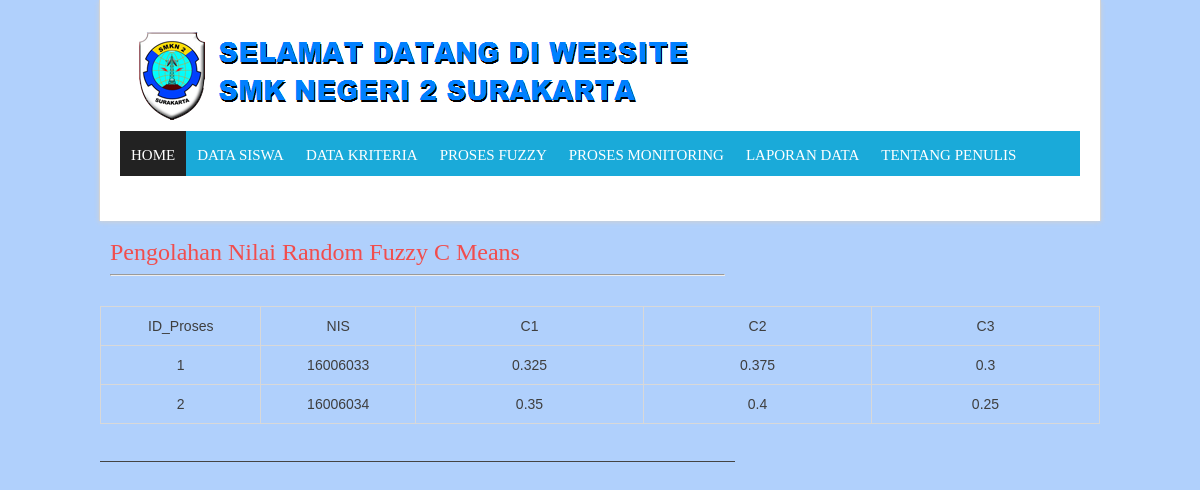
The page /master/pfuzzy.php on the database its author committed.
### tables this page shows
CREATE TABLE IF NOT EXISTS `tbtesting` (
  `idtesting` int(10) NOT NULL AUTO_INCREMENT,
  `nis` varchar(30) DEFAULT NULL,
  `nama` varchar(30) NOT NULL,
  `absensi` float DEFAULT NULL,
  `tugas` float DEFAULT NULL,
  PRIMARY KEY (`idtesting`) USING BTREE
);

### master/pfuzzy.php (the view, shortened to what this page needs)
<!DOCTYPE html>
<html lang="en-US" class=" js rgba boxshadow csstransitions webkit chrome win js" style=""><head><meta http-equiv="Content-Type" content="text/html; charset=UTF-8">
<link href="./SMK Negeri 2 Surakarta_files/css" rel="stylesheet" type="text/css" media="all">
<link href="./SMK Negeri 2 Surakarta_files/css(1)" rel="stylesheet" type="text/css" media="all">
<link href="./SMK Negeri 2 Surakarta_files/css(1)" rel="stylesheet" type="text/css" media="all">
	<link rel="stylesheet" id="wp-block-library-css" href="./SMK Negeri 2 Surakarta_files/style.min.css" type="text/css" media="all">
<link rel="stylesheet" id="bbp-default-css" href="./SMK Negeri 2 Surakarta_files/bbpress.min.css" type="text/css" media="all">
<link rel="stylesheet" id="cwp-css-css" href="./SMK Negeri 2 Surakarta_files/cwp-poll.css" type="text/css" media="all">
<link rel="stylesheet" id="cwp-jqui-css" href="./SMK Negeri 2 Surakarta_files/jquery-ui.css" type="text/css" media="all">
<link rel="stylesheet" id="contact-form-7-css" href="./SMK Negeri 2 Surakarta_files/styles.css" type="text/css" media="all">
<link rel="stylesheet" id="my-style-css" href="./SMK Negeri 2 Surakarta_files/style.css" type="text/css" media="all">
<link rel="stylesheet" id="prettyPhoto-css" href="./SMK Negeri 2 Surakarta_files/prettyPhoto.css" type="text/css" media="all">
<link rel="stylesheet" id="shortcodes-css" href="./SMK Negeri 2 Surakarta_files/shortcodes.css" type="text/css" media="all">
<link rel="stylesheet" id="tipTip-css" href="./SMK Negeri 2 Surakarta_files/tipTip.css" type="text/css" media="all">
<link rel="stylesheet" id="carousel-css" href="./SMK Negeri 2 Surakarta_files/carousel.css" type="text/css" media="all">
<link rel="stylesheet" id="iview-css" href="./SMK Negeri 2 Surakarta_files/iview.css" type="text/css" media="all">
<link rel="stylesheet" id="royalslider-css" href="./SMK Negeri 2 Surakarta_files/royalslider.css" type="text/css" media="all">
<link rel="stylesheet" id="responsive-css" href="./SMK Negeri 2 Surakarta_files/responsive.css" type="text/css" media="all">
<link rel="stylesheet" href="./SMK Negeri 2 Surakarta_files/wp-page-numbers.css" type="text/css" media="screen">
</head>
<body class="home page-template page-template-home page-template-home-php page page-id-18 custom-background">
<div id="all_content">
<div id="all_content_fixed">
<div id="header">
<div class="inner">
	<div id="title_box">
	    <a href="https://smkn2solo.sch.id/">
		    		    <img src="./SMK Negeri 2 Surakarta_files/logo-Web-SMKN-2-Surakarta2.png" alt="Logo" id="logo" style="opacity: 1;">
	    </a>
    </div>
</div>
</div>
<div id="menu_box">
 <div id="mainMenu" class="ddsmoothmenu"><ul id="menu-main-menu" class="menu"><li id="menu-item-1187" class="menu-item menu-item-type-post_type menu-item-object-page menu-item-home current-menu-item page_item page-item-18 current_page_item menu-item-1187"><a href="indexmenu.php" aria-current="page">Home</a></li>
<li id="menu-item-1248" class="menu-item menu-item-type-post_type menu-item-object-page menu-item-has-children menu-item-1248" style="z-index: 100;"><a href="">Data Siswa</a>
</li>
<li id="menu-item-1301" class="menu-item menu-item-type-post_type menu-item-object-page menu-item-has-children menu-item-1301" style="z-index: 99;"><a href="">Data Kriteria</a>
</li>
<li id="menu-item-3227" class="menu-item menu-item-type-post_type menu-item-object-page menu-item-has-children menu-item-3227" style="z-index: 98;"><a href="">Proses Fuzzy</a>
</li>
<li id="menu-item-3238" class="menu-item menu-item-type-post_type menu-item-object-page menu-item-has-children menu-item-3238" style="z-index: 97;"><a href="">Proses Monitoring</a>
</li>
<li id="menu-item-1340" class="menu-item menu-item-type-post_type menu-item-object-page menu-item-has-children menu-item-1301" style="z-index: 99;"><a href="">Laporan Data</a>
</li>
<li id="menu-item-3269" class="menu-item menu-item-type-post_type menu-item-object-page menu-item-has-children menu-item-3269" style="z-index: 96;"><a href="penulis.php">Tentang Penulis</a>
</li>
<li id="menu-item-3270" class="menu-item menu-item-type-post_type menu-item-object-page menu-item-has-children menu-item-3269" style="z-index: 96;"><a href="index.php">Logout</a>
</li>
</div></div>
<div id="page">
	<div id="content">
	  <div class="post">
		<h2 class="title"><a href="#">Pengolahan Nilai Random Fuzzy C Means</a></h2>
        <hr />
    </div>
    				  <table width="1000" border="2" align="center">
				<thead>
				  <th width="5" bordercolor="#000000"><div align="center">ID_Proses</th>
					<th width="5" bordercolor="#000000"><div align="center">NIS</th>
						<th width="100" bordercolor="#000000"><div align="center">C1</th>
						<th width="100" bordercolor="#000000"><div align="center">C2</th>
						<th width="100" bordercolor="#000000"><div align="center">C3</th>
					</thead>
					<?php
					$kd_bahan=0;
					include "/connections/RON.php";
					$modal=mysqli_query($mysqli,"SELECT * FROM tbtesting");
					while($row=mysqli_fetch_array($modal)){
					$kd_bahan++;
					$kd_1=$row['nis'];
				$Cx1=$row['absensi']/200;
				$Cx2=$row['tugas']/200;
				$Cx3=1-($Cx1+$Cx2);
					?>
					<tr bordercolor="#000000">
					  <td><center><?php echo $kd_bahan; ?></center></td>
					  <td><center><?php echo $kd_1; ?></center></td>
					  <td><center><?php echo $Cx1; ?></center></td>
					  <td><center><?php echo $Cx2; ?></center></td>
				  	  <td><center><?php echo $Cx3; ?></center></td>
				  </tr>
					<?php
  				}
					?>
          </table>
<br>
<div id="footer_bottom"></div>
</div>
</div>
<link rel="stylesheet" id="mediaelement-css" href="./SMK Negeri 2 Surakarta_files/mediaelementplayer-legacy.min.css" type="text/css" media="all">
<link rel="stylesheet" id="wp-mediaelement-css" href="./SMK Negeri 2 Surakarta_files/wp-mediaelement.min.css" type="text/css" media="all">
<link rel="stylesheet" id="my-jquery-ui-css" href="./SMK Negeri 2 Surakarta_files/jquery-ui(1).css" type="text/css" media="all">
</body>
</html>

### master/SMK Negeri 2 Surakarta_files/style.css (style rules this page uses)
html, body, div { font-size:100%;font-family:inherit;vertical-align:baseline;margin:0;padding:0;border:0;outline:0;font-weight:inherit;font-style:inherit; }
caption, th, td { text-align:left;font-weight:normal; }
table { border-collapse:separate;border-spacing:0; }
* { margin:0;padding:0; }
img { border:0px; }
table, th, td, tr { padding: 8px; border: 1px solid #D8D8D8; border-collapse: collapse; }
body { font-family: Arial, sans-serif; font-size:14px; color: #3e3e3e; background: #eee; }
h2 { font-size: 24px; color: #666; font-weight: 300; line-height: 180%; }
a { color:#f14d4d; text-decoration:none; }
ul, li { list-style: none; list-style-type: none; }
#all_content { width: 100%; }
#all_content_fixed { border-left: 1px solid #d4d4d4; border-right: 1px solid #d4d4d4; background: #fff; width: 1000px; margin: 0 auto; box-shadow: 0px 1px 5px #d1d1d1; -webkit-transition: all .3s ease; }
.inner { height:100%; max-width: 960px; position:relative; clear:both; text-align:left; margin: 0 auto; }
#header { display: block; width: 100%; min-width:100%; height: 124px; margin: 0 auto; }
#title_box { display: inline-block; max-width: 930px; float: left; margin: 31px 0px 0 0px; }
#title_box img { display: inline-block; max-height: 100px; float: left; }
#menu_box { background-color: #1aaad9; display: block; width: 960px; height: 45px; margin: 0px auto; }
#mainMenu { display: block; max-width: 960px; height: 45px; margin: 0px auto; }
#mainMenu ul li { background: url("images/menu_right_border.png") repeat-y right; float:left; }
#mainMenu ul li a { font-family: Cuprum; display:block; height: 29px; color: #fff; padding: 16px 11px 0 11px; font-size: 15px; font-weight: normal; text-transform: uppercase; }
#mainMenu ul li.current-menu-parent > a, #mainMenu ul li.current_page_item > a, #mainMenu ul li.current-menu-ancestor > a, #mainMenu ul li.current-post-ancestor > a, #mainMenu ul li.current-menu-item > a { text-decoration:none; color: #fff; background: #222; }
#mainMenu.ddsmoothmenu ul { z-index:100; margin: 0; padding: 0; list-style-type: none; }
#mainMenu.ddsmoothmenu ul li { position: relative; display: inline; float: left; }
#content { width: 635px; margin: 0px; display: inline-block; float: left; line-height: 22px; }
.post { width: 615px; display: inline-block; margin: 0px 15px 20px 0px; padding: 10px; }
#footer_bottom { border-top: 1px solid #444; width: 100%; display: inline-block; margin-top: -3px; background: #212121; }

### master/pfuzzy.php (style rules this page uses)
h1, h2, h3, h4, h5, h6, #top_title_box { font-family:Droid Sans; }
h1, h2, h3, h4, h5, h6 { color: #!important; }
a { color: #!important; }
#menu_box { background: #!important; }
#mainMenu ul li a { color: #!important; }
#mainMenu ul li a:hover, #mainMenu ul li.current-menu-parent > a, #mainMenu ul li.current_page_item > a, #mainMenu ul li.current-menu-ancestor > a, #mainMenu ul li.current-menu-item > a, #mainMenu ul li a:hover { color: #!important; }
#mainMenu ul li.current-menu-parent > a, #mainMenu ul li.current_page_item > a, #mainMenu ul li.current-menu-ancestor > a, #mainMenu ul li.current-menu-item > a, #mainMenu ul li a:hover { background: #!important; }
#mainMenu ul li.current-menu-parent > a, #mainMenu ul li.current_page_item > a, #mainMenu ul li.current-menu-ancestor > a, #mainMenu ul li.current-menu-item > a, #mainMenu ul li a:hover { color: #!important; }
#footer_bottom { background: #!important; }
body.custom-background { background-color: #b0d0fc; }

### rows shown on the page
tbtesting: nis "16006033", absensi "0.325", tugas "0.375", Cx3 "0.3"
tbtesting: nis "16006034", absensi "0.35", tugas "0.4", Cx3 "0.25"
